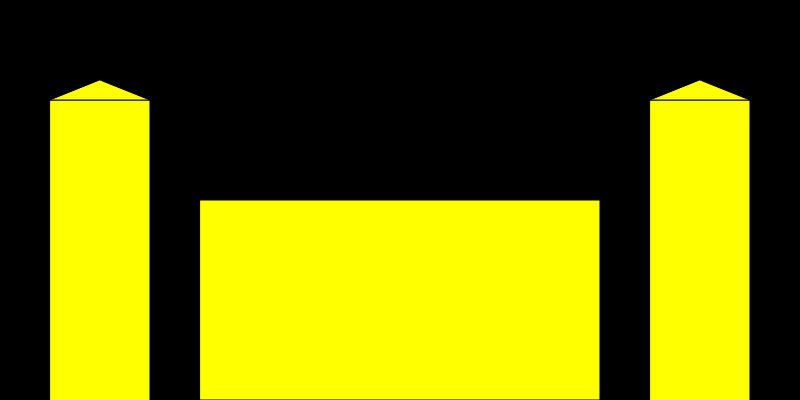
Frame 1 (no input)
Frame 60 (no input): identical to frame 1, image omitted
Frame 120 (the mouse pressed at the canvas centre since frame 60): identical to frame 1, image omitted

The p5.js sketch that drew this single still picture (run headless with seeded random() and noise() and a simulated clock; from frame 60 on, the mouse is pressed at the canvas centre):

// p5.js sketch
// ── sketch.js
function setup() {
  createCanvas(800,400);
 }

function draw() {
  background(0,0,0); 
 fill ("yellow"); 
rect(200,200,400,200);
rect(50,100,100,400);
rect(650,100,100,400);
triangle(50, 100, 150, 100, 100, 80);
triangle(650, 100, 750, 100, 700, 80);
}
